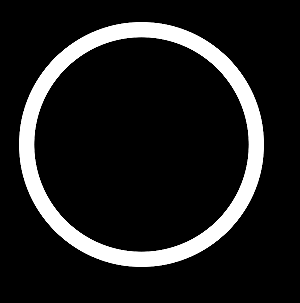
#> input picture Objects/circle.png, 300 x 303 px
$ python Test.py
#> lines starting #> are read from the running program, lines starting #| are printed output that depends on the picture; after the words box and inside, x2 and y2 are one past the last pixel; in counts of white or black regions, pixels touching at a corner belong together
import cv2
import numpy as np

# Load images
y_true = cv2.imread('Objects/circle.png', cv2.IMREAD_GRAYSCALE)
#> y_true is the input picture: shape (303, 300); min 0, max 255, mean 31.2
y_pred = y_true#cv2.imread('Objects/circle.png', cv2.IMREAD_GRAYSCALE)

# Threshold images
y_true = cv2.threshold(y_true, 127, 1, cv2.THRESH_BINARY)[1]
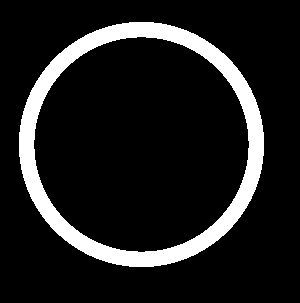
#> y_true: shape (303, 300); values 0 (black) and 1 (white), 12.3% white; 1 white region, box (x1, y1, x2, y2) and area: (19, 22, 264, 267) 11160
y_pred = cv2.threshold(y_pred, 127, 1, cv2.THRESH_BINARY)[1]

# Calculate the Dice coefficient
intersection = np.sum(y_true * y_pred)
#> intersection = 11160
y_true_sum = np.sum(y_true)
#> y_true_sum = 11160
y_pred_sum = np.sum(y_pred)
#> y_pred_sum = 11160
print(y_true_sum)
#| 11160
print(y_pred_sum)
#| 11160
print(intersection)
#| 11160
print(y_pred_sum/intersection)
#| 1.0
smooth = 1
dice = (2 * intersection + smooth) / (y_true_sum + y_pred_sum + smooth)
#> dice = 1

# Print the result
print('Dice coefficient:', dice)
#| Dice coefficient: 1.0

# Check if the result is close to 1
if np.isclose(dice, 1):
    print('The images are a perfect match.')
else:
    print('The images are not a perfect match.')

$ run again, with Objects/Heart.png copied over Objects/circle.png
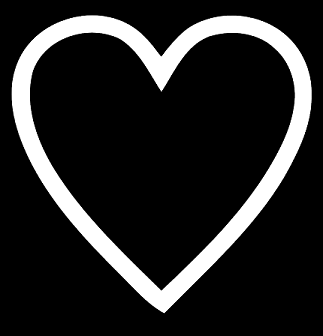
#> input picture Objects/Heart.png, 323 x 336 px
#> y_true is the input picture: shape (336, 323); min 0, max 255, mean 37.8
#> `y_true = cv2.threshold(y_true, 127, 1, cv2.THRESH_BINARY)[1]`:
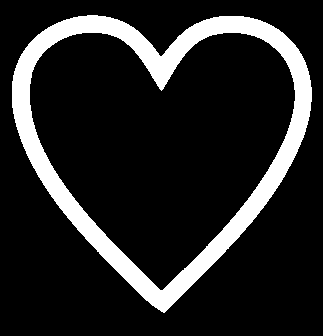
#> y_true: shape (336, 323); values 0 (black) and 1 (white), 14.8% white; 1 white region, box (x1, y1, x2, y2) and area: (12, 15, 312, 313) 16069
#> intersection = 16069
#| 16069
#| 16069
#| 16069
#| 1.0
#> dice = 1
#| Dice coefficient: 1.0

$ run again, with Objects/Hexangle.png copied over Objects/circle.png
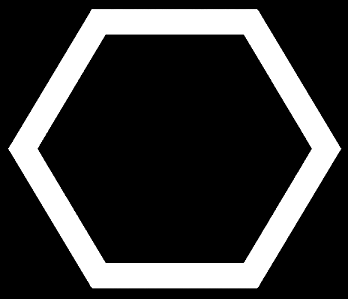
#> input picture Objects/Hexangle.png, 348 x 299 px
#> y_true is the input picture: shape (299, 348); min 0, max 255, mean 55.1
#> `y_true = cv2.threshold(y_true, 127, 1, cv2.THRESH_BINARY)[1]`:
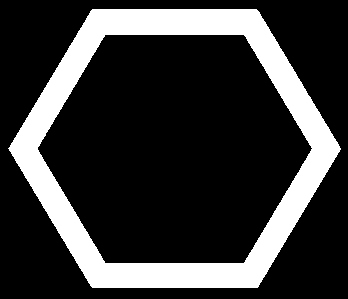
#> y_true: shape (299, 348); values 0 (black) and 1 (white), 21.6% white; 1 white region, box (x1, y1, x2, y2) and area: (8, 9, 341, 288) 22494
#> intersection = 22494
#| 22494
#| 22494
#| 22494
#| 1.0
#> dice = 1
#| Dice coefficient: 1.0

$ run again, with Objects/Moon.png copied over Objects/circle.png
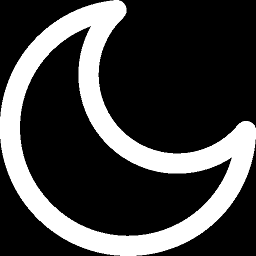
#> input picture Objects/Moon.png, 256 x 256 px
#> y_true is the input picture: shape (256, 256); min 0, max 255, mean 64.7
#> `y_true = cv2.threshold(y_true, 127, 1, cv2.THRESH_BINARY)[1]`:
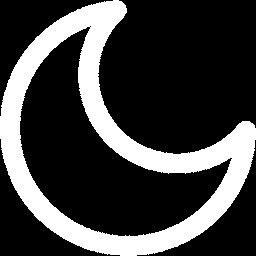
#> y_true: shape (256, 256); values 0 (black) and 1 (white), 25.3% white; 1 white region, box (x1, y1, x2, y2) and area: (0, 0, 256, 256) 16612
#> intersection = 16612
#| 16612
#| 16612
#| 16612
#| 1.0
#> dice = 1
#| Dice coefficient: 1.0
